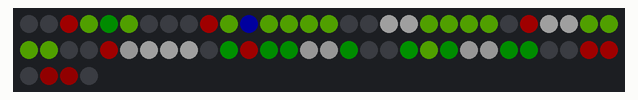
A sketch run on a simulated Arduino Uno, built with avr-gcc and run on an emulated ATmega328P. On the bench: 64 RGB LEDs in strip order, left to right, continuing on the next row. Dim RGB values are drawn brighter than linear.

Above: at 0.1 s.
At 0.9 s:
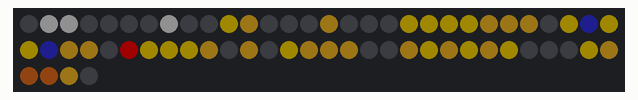
At 1.7 s:
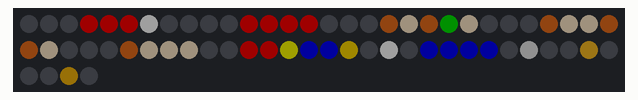

Measured:
- by itself, everything shown: repeats every 2.4 s, in 3 steps
- what the display in image 1 shows lasts 0.8 s, from 0.8 s to 1.6 s

The sketch:

YoshiAnimated-V1.ino
```cpp
#include <FastLED.h>

#define NUM_LEDS 64

#define DATA_PIN 6

CRGB leds[NUM_LEDS];

CRGB yoshi[NUM_LEDS];

CRGB pikachu[NUM_LEDS];

CRGB mario[NUM_LEDS];

void setup() {
  // put your setup code here, to run once:
  FastLED.addLeds<NEOPIXEL, DATA_PIN>(leds, NUM_LEDS);
  FastLED.setBrightness(32);
  for (int i = 0; i < 64; i++){
    leds[i] = CRGB::White;

  }
  setPikachu();
  setMario();
  setYoshi();

}

void setPikachu(){

  pikachu[0] = CRGB::Black;
  pikachu[1] = CRGB::Gray;
  pikachu[2] = CRGB::Gray;
  pikachu[3] = CRGB::Black;
  pikachu[4] = CRGB::Black;
  pikachu[5] = CRGB::Black;
  pikachu[6] = CRGB::Black;
  pikachu[7] = CRGB::Gray;

  pikachu[8] = CRGB::Black;
  pikachu[9] = CRGB::Black;
  pikachu[10] = CRGB::Gold;
  pikachu[11] = CRGB::Goldenrod;
  pikachu[12] = CRGB::Black;
  pikachu[13] = CRGB::Black;
  pikachu[14] = CRGB::Black;
  pikachu[15] = CRGB::Goldenrod;

  pikachu[16] = CRGB::Black;
  pikachu[17] = CRGB::Black;
  pikachu[18] = CRGB::Black;
  pikachu[19] = CRGB::Gold;
  pikachu[20] = CRGB::Gold;
  pikachu[21] = CRGB::Gold;
  pikachu[22] = CRGB::Gold;
  pikachu[23] = CRGB::Goldenrod;

  pikachu[24] = CRGB::Goldenrod;
  pikachu[25] = CRGB::Goldenrod;
  pikachu[26] = CRGB::Black;
  pikachu[27] = CRGB::Gold;
  pikachu[28] = CRGB::MidnightBlue;
  pikachu[29] = CRGB::Gold;
  pikachu[30] = CRGB::Gold;
  pikachu[31] = CRGB::MidnightBlue;

  pikachu[32] = CRGB::Goldenrod;
  pikachu[33] = CRGB::Goldenrod;
  pikachu[34] = CRGB::Black;
  pikachu[35] = CRGB::Red;
  pikachu[36] = CRGB::Gold;
  pikachu[37] = CRGB::Gold;
  pikachu[38] = CRGB::Gold;
  pikachu[39] = CRGB::Goldenrod;

  pikachu[40] = CRGB::Black;
  pikachu[41] = CRGB::Goldenrod;
  pikachu[42] = CRGB::Black;
  pikachu[43] = CRGB::Gold;
  pikachu[44] = CRGB::Goldenrod;
  pikachu[45] = CRGB::Goldenrod;
  pikachu[46] = CRGB::Goldenrod;
  pikachu[47] = CRGB::Black;

  pikachu[48] = CRGB::Black;
  pikachu[49] = CRGB::Goldenrod;
  pikachu[50] = CRGB::Gold;
  pikachu[51] = CRGB::Goldenrod;
  pikachu[52] = CRGB::Gold;
  pikachu[53] = CRGB::Goldenrod;
  pikachu[54] = CRGB::Gold;
  pikachu[55] = CRGB::Black;

  pikachu[56] = CRGB::Black;
  pikachu[57] = CRGB::Black;
  pikachu[58] = CRGB::Gold;
  pikachu[59] = CRGB::Goldenrod;
  pikachu[60] = CRGB::SaddleBrown;
  pikachu[61] = CRGB::SaddleBrown;
  pikachu[62] = CRGB::Goldenrod;
  pikachu[63] = CRGB::Black;
}

void setMario(){
  mario[0] = CRGB::Black;
  mario[1] = CRGB::Black;
  mario[2] = CRGB::Black;
  mario[3] = CRGB::Red;
  mario[4] = CRGB::Red;
  mario[5] = CRGB::Red;
  mario[6] = CRGB::White;
  mario[7] = CRGB::Black;

  mario[8] = CRGB::Black;
  mario[9] = CRGB::Black;
  mario[10] = CRGB::Black;
  mario[11] = CRGB::Red;
  mario[12] = CRGB::Red;
  mario[13] = CRGB::Red;
  mario[14] = CRGB::Red;
  mario[15] = CRGB::Black;

  mario[16] = CRGB::Black;
  mario[17] = CRGB::Black;
  mario[18] = CRGB::SaddleBrown;
  mario[19] = CRGB::Bisque;
  mario[20] = CRGB::SaddleBrown;
  mario[21] = CRGB::Green;
  mario[22] = CRGB::Bisque;
  mario[23] = CRGB::Black;

  mario[24] = CRGB::Black;
  mario[25] = CRGB::Black;
  mario[26] = CRGB::SaddleBrown;
  mario[27] = CRGB::Bisque;
  mario[28] = CRGB::Bisque;
  mario[29] = CRGB::SaddleBrown;
  mario[30] = CRGB::SaddleBrown;
  mario[31] = CRGB::Bisque;

  mario[32] = CRGB::Black;
  mario[33] = CRGB::Black;
  mario[34] = CRGB::Black;
  mario[35] = CRGB::SaddleBrown;
  mario[36] = CRGB::Bisque;
  mario[37] = CRGB::Bisque;
  mario[38] = CRGB::Bisque;
  mario[39] = CRGB::Black;

  mario[40] = CRGB::Black;
  mario[41] = CRGB::Red;
  mario[42] = CRGB::Red;
  mario[43] = CRGB::Yellow;
  mario[44] = CRGB::Blue;
  mario[45] = CRGB::Blue;
  mario[46] = CRGB::Gold;
  mario[47] = CRGB::Black;

  mario[48] = CRGB::White;
  mario[49] = CRGB::Black;
  mario[50] = CRGB::Blue;
  mario[51] = CRGB::Blue;
  mario[52] = CRGB::Blue;
  mario[53] = CRGB::Blue;
  mario[54] = CRGB::Black;
  mario[55] = CRGB::Gray;

  mario[56] = CRGB::Black;
  mario[57] = CRGB::Black;
  mario[58] = CRGB::Goldenrod;
  mario[59] = CRGB::Black;
  mario[60] = CRGB::Black;
  mario[61] = CRGB::Black;
  mario[62] = CRGB::DarkGoldenrod;
  mario[63] = CRGB::Black;
}

void setYoshi(){
  yoshi[0] = CRGB::Black;
  yoshi[1] = CRGB::Black;
  yoshi[2] = CRGB::Red;
  yoshi[3] = CRGB::Chartreuse;
  yoshi[4] = CRGB::DarkGreen;
  yoshi[5] = CRGB::Chartreuse;
  yoshi[6] = CRGB::Black;
  yoshi[7] = CRGB::Black;

  yoshi[8] = CRGB::Black;
  yoshi[9] = CRGB::Red;
  yoshi[10] = CRGB::Chartreuse;
  yoshi[11] = CRGB::Blue;
  yoshi[12] = CRGB::Chartreuse;
  yoshi[13] = CRGB::Chartreuse;
  yoshi[14] = CRGB::Chartreuse;
  yoshi[15] = CRGB::Chartreuse;

  yoshi[16] = CRGB::Black;
  yoshi[17] = CRGB::Black;
  yoshi[18] = CRGB::White;
  yoshi[19] = CRGB::White;
  yoshi[20] = CRGB::Chartreuse;
  yoshi[21] = CRGB::Chartreuse;
  yoshi[22] = CRGB::Chartreuse;
  yoshi[23] = CRGB::Chartreuse;

  yoshi[24] = CRGB::Black;
  yoshi[25] = CRGB::Red;
  yoshi[26] = CRGB::White;
  yoshi[27] = CRGB::White;
  yoshi[28] = CRGB::Chartreuse;
  yoshi[29] = CRGB::Chartreuse;
  yoshi[30] = CRGB::Chartreuse;
  yoshi[31] = CRGB::Chartreuse;

  yoshi[32] = CRGB::Black;
  yoshi[33] = CRGB::Black;
  yoshi[34] = CRGB::Red;
  yoshi[35] = CRGB::DarkGray;
  yoshi[36] = CRGB::White;
  yoshi[37] = CRGB::White;
  yoshi[38] = CRGB::White;
  yoshi[39] = CRGB::Black;

  yoshi[40] = CRGB::Green;
  yoshi[41] = CRGB::Red;
  yoshi[42] = CRGB::DarkGreen;
  yoshi[43] = CRGB::DarkGreen;
  yoshi[44] = CRGB::DarkGray;
  yoshi[45] = CRGB::DarkGray;
  yoshi[46] = CRGB::DarkGreen;
  yoshi[47] = CRGB::Black;

  yoshi[48] = CRGB::Black;
  yoshi[49] = CRGB::Green;
  yoshi[50] = CRGB::Chartreuse;
  yoshi[51] = CRGB::DarkGreen;
  yoshi[52] = CRGB::DarkGray;
  yoshi[53] = CRGB::DarkGray;
  yoshi[54] = CRGB::DarkGreen;
  yoshi[55] = CRGB::DarkGreen;

  yoshi[56] = CRGB::Black;
  yoshi[57] = CRGB::Black;
  yoshi[58] = CRGB::Red;
  yoshi[59] = CRGB::Red;
  yoshi[60] = CRGB::Black;
  yoshi[61] = CRGB::DarkRed;
  yoshi[62] = CRGB::DarkRed;
  yoshi[63] = CRGB::Black;
}

void showYoshiRightFoot(){

  leds[0] = CRGB::Black;
  leds[1] = CRGB::Black;
  leds[2] = CRGB::Black;
  leds[3] = CRGB::Red;
  leds[4] = CRGB::Chartreuse;
  leds[5] = CRGB::DarkGreen;
  leds[6] = CRGB::Chartreuse;
  leds[7] = CRGB::Black;

  leds[8] = CRGB::Black;
  leds[9] = CRGB::Black;
  leds[10] = CRGB::Red;
  leds[11] = CRGB::Chartreuse;
  leds[12] = CRGB::Blue;
  leds[13] = CRGB::Chartreuse;
  leds[14] = CRGB::Chartreuse;
  leds[15] = CRGB::Chartreuse;

  leds[16] = CRGB::Black;
  leds[17] = CRGB::Black;
  leds[18] = CRGB::Black;
  leds[19] = CRGB::White;
  leds[20] = CRGB::White;
  leds[21] = CRGB::Chartreuse;
  leds[22] = CRGB::Chartreuse;
  leds[23] = CRGB::Chartreuse;

  leds[24] = CRGB::Black;
  leds[25] = CRGB::Black;
  leds[26] = CRGB::Red;
  leds[27] = CRGB::White;
  leds[28] = CRGB::White;
  leds[29] = CRGB::Chartreuse;
  leds[30] = CRGB::Chartreuse;
  leds[31] = CRGB::Chartreuse;

  leds[32] = CRGB::Chartreuse;
  leds[33] = CRGB::Red;
  leds[34] = CRGB::DarkGreen;
  leds[35] = CRGB::DarkGreen;
  leds[36] = CRGB::White;
  leds[37] = CRGB::White;
  leds[38] = CRGB::White;
  leds[39] = CRGB::Black;

  leds[40] = CRGB::Black;
  leds[41] = CRGB::Chartreuse;
  leds[42] = CRGB::Chartreuse;
  leds[43] = CRGB::DarkGreen;
  leds[44] = CRGB::DarkGray;
  leds[45] = CRGB::DarkGray;
  leds[46] = CRGB::DarkGreen;
  leds[47] = CRGB::Black;

  leds[48] = CRGB::Black;
  leds[49] = CRGB::Black;
  leds[50] = CRGB::Chartreuse;
  leds[51] = CRGB::DarkGreen;
  leds[52] = CRGB::Red;
  leds[53] = CRGB::DarkGray;
  leds[54] = CRGB::DarkGreen;
  leds[55] = CRGB::DarkGreen;

  leds[56] = CRGB::Black;
  leds[57] = CRGB::Black;
  leds[58] = CRGB::Black;
  leds[59] = CRGB::Red;
  leds[60] = CRGB::Black;
  leds[61] = CRGB::DarkRed;
  leds[62] = CRGB::DarkRed;
  leds[63] = CRGB::Black;

  FastLED.show();
}

void YoshiLeftFoot(){
  leds[0] = CRGB::Black;
  leds[1] = CRGB::Red;
  leds[2] = CRGB::Chartreuse;
  leds[3] = CRGB::DarkGreen;
  leds[4] = CRGB::Chartreuse;
  leds[5] = CRGB::Black;
  leds[6] = CRGB::Black;
  leds[7] = CRGB::Black;

  leds[8] = CRGB::Red;
  leds[9] = CRGB::Chartreuse;
  leds[10] = CRGB::Blue;
  leds[11] = CRGB::Chartreuse;
  leds[12] = CRGB::Chartreuse;
  leds[13] = CRGB::Chartreuse;
  leds[14] = CRGB::Chartreuse;
  leds[15] = CRGB::Black;

  leds[16] = CRGB::Black;
  leds[17] = CRGB::White;
  leds[18] = CRGB::White;
  leds[19] = CRGB::Chartreuse;
  leds[20] = CRGB::Chartreuse;
  leds[21] = CRGB::Chartreuse;
  leds[22] = CRGB::Chartreuse;
  leds[23] = CRGB::Black;

  leds[24] = CRGB::Red;
  leds[25] = CRGB::White;
  leds[26] = CRGB::White;
  leds[27] = CRGB::Chartreuse;
  leds[28] = CRGB::Chartreuse;
  leds[29] = CRGB::Chartreuse;
  leds[30] = CRGB::Chartreuse;
  leds[31] = CRGB::Black;

  leds[32] = CRGB::Black;
  leds[33] = CRGB::Red;
  leds[34] = CRGB::DarkGray;
  leds[35] = CRGB::White;
  leds[36] = CRGB::White;
  leds[37] = CRGB::White;
  leds[38] = CRGB::Black;
  leds[39] = CRGB::Black;

  leds[40] = CRGB::Red;
  leds[41] = CRGB::DarkGreen;
  leds[42] = CRGB::DarkGreen;
  leds[43] = CRGB::DarkGray;
  leds[44] = CRGB::DarkGray;
  leds[45] = CRGB::DarkGray;
  leds[46] = CRGB::DarkGreen;
  leds[47] = CRGB::Black;

  leds[48] = CRGB::Green;
  leds[49] = CRGB::Chartreuse;
  leds[50] = CRGB::DarkGreen;
  leds[51] = CRGB::DarkGray;
  leds[52] = CRGB::DarkGray;
  leds[53] = CRGB::DarkGreen;
  leds[54] = CRGB::Red;
  leds[55] = CRGB::Black;

  leds[56] = CRGB::Black;
  leds[57] = CRGB::Red;
  leds[58] = CRGB::Red;
  leds[59] = CRGB::Black;
  leds[60] = CRGB::Black;
  leds[61] = CRGB::DarkRed;
  leds[62] = CRGB::Black;
  leds[63] = CRGB::Black;

  FastLED.show();
}

void onlyPikachu(){
  leds[0] = CRGB::Black;
  leds[1] = CRGB::Gray;
  leds[2] = CRGB::Gray;
  leds[3] = CRGB::Black;
  leds[4] = CRGB::Black;
  leds[5] = CRGB::Black;
  leds[6] = CRGB::Black;
  leds[7] = CRGB::Gray;

  leds[8] = CRGB::Black;
  leds[9] = CRGB::Black;
  leds[10] = CRGB::Gold;
  leds[11] = CRGB::Goldenrod;
  leds[12] = CRGB::Black;
  leds[13] = CRGB::Black;
  leds[14] = CRGB::Black;
  leds[15] = CRGB::Goldenrod;

  leds[16] = CRGB::Black;
  leds[17] = CRGB::Black;
  leds[18] = CRGB::Black;
  leds[19] = CRGB::Gold;
  leds[20] = CRGB::Gold;
  leds[21] = CRGB::Gold;
  leds[22] = CRGB::Gold;
  leds[23] = CRGB::Goldenrod;

  leds[24] = CRGB::Goldenrod;
  leds[25] = CRGB::Goldenrod;
  leds[26] = CRGB::Black;
  leds[27] = CRGB::Gold;
  leds[28] = CRGB::MidnightBlue;
  leds[29] = CRGB::Gold;
  leds[30] = CRGB::Gold;
  leds[31] = CRGB::MidnightBlue;

  leds[32] = CRGB::Goldenrod;
  leds[33] = CRGB::Goldenrod;
  leds[34] = CRGB::Black;
  leds[35] = CRGB::Red;
  leds[36] = CRGB::Gold;
  leds[37] = CRGB::Gold;
  leds[38] = CRGB::Gold;
  leds[39] = CRGB::Goldenrod;

  leds[40] = CRGB::Black;
  leds[41] = CRGB::Goldenrod;
  leds[42] = CRGB::Black;
  leds[43] = CRGB::Gold;
  leds[44] = CRGB::Goldenrod;
  leds[45] = CRGB::Goldenrod;
  leds[46] = CRGB::Goldenrod;
  leds[47] = CRGB::Black;

  leds[48] = CRGB::Black;
  leds[49] = CRGB::Goldenrod;
  leds[50] = CRGB::Gold;
  leds[51] = CRGB::Goldenrod;
  leds[52] = CRGB::Gold;
  leds[53] = CRGB::Goldenrod;
  leds[54] = CRGB::Gold;
  leds[55] = CRGB::Black;

  leds[56] = CRGB::Black;
  leds[57] = CRGB::Black;
  leds[58] = CRGB::Gold;
  leds[59] = CRGB::Goldenrod;
  leds[60] = CRGB::SaddleBrown;
  leds[61] = CRGB::SaddleBrown;
  leds[62] = CRGB::Goldenrod;
  leds[63] = CRGB::Black;

  FastLED.show();
}

void movingDot(){
  for(int dot = 0; dot < NUM_LEDS; dot++){
    leds[dot] = CRGB::Blue;
    FastLED.show();
    leds[dot] = CRGB::Black;
    delay(300);
  }
}


void loop() {
  // put your main code here, to run repeatedly:

  memcpy(leds, yoshi, sizeof(yoshi[0])*64);
  FastLED.show();
  delay(800);
  FastLED.clear();

  memcpy(leds, pikachu, sizeof(pikachu[0])*64);
  FastLED.show();
  delay(800);
  FastLED.clear();

  memcpy(leds, mario, sizeof(mario[0])*64);
  FastLED.show();
  delay(800);
  FastLED.clear();

//FastLED.clear();
//leds[0] = CRGB::Red;


//FastLED.show();

//showYoshiStill();
//delay(300);
//FastLED.clear();
//showYoshiRightFoot();
//delay(300);
//FastLED.clear();
//showYoshiStill();
//delay(300);
//FastLED.clear();
//YoshiLeftFoot();
//delay(300);
//FastLED.clear();
//pikachu();
//delay(300);
//FastLED.clear();
}
```
